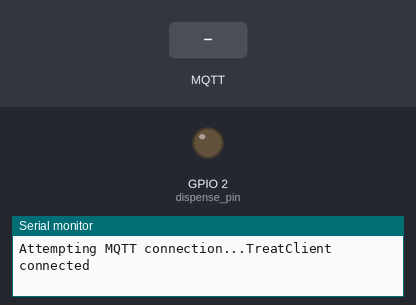
Recording of a sketch running on a simulated ESP8266 (NodeMCU). Shown: output pins drawn as LEDs (lit = HIGH), the last lines printed to the serial monitor. The test bench sets the inputs (shaded band). WiFi joins after 1.5 s; servers stay silent unless stated; no MQTT or app messages arrive unless stated.

Above: at 2.7 s.
2.8 s: MQTT message "d" arrives on the first subscribed topic
At 3.2 s:
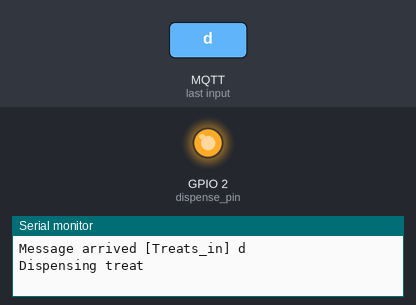
Timing chart, 0 to 5.8 s (numbered marks = the images above; inputs shaded):
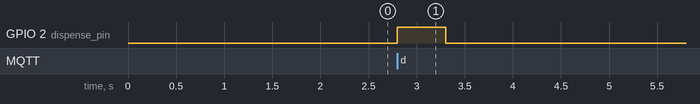

The sketch:

ESP-01s_Sketch.ino
```cpp
#include <ESP8266WiFi.h>
#include <DNSServer.h>
#include <ESP8266WebServer.h>
#include <WiFiManager.h>
#include <PubSubClient.h>

const char* mqtt_server = "xxx.xxx.xxx.xxx";

WiFiClient espClient;
PubSubClient client(espClient);
long lastMsg = 0;
char msg[50];
int value = 0;

const char* outTopic = "Treats_out";

// Read these messages and respond by dispensing a treat.
const char* inTopic = "Treats_in";

int dispense_pin = 2;

void setup_wifi() {
  WiFiManager wifiManager;
  // WiFi.disconnect();
  wifiManager.autoConnect("TreatMachineAP");
}

void callback(char* topic, byte* payload, unsigned int length) {
  Serial.print("Message arrived [");
  Serial.print(topic);
  Serial.print("] ");
  for (int i = 0; i < length; i++) {
    Serial.print((char)payload[i]);
  }
  Serial.println();

  if ((char)payload[0]=='d'){
    Serial.println("Dispensing treat");
    digitalWrite(dispense_pin,1);
    delay(500);
    digitalWrite(dispense_pin,0);
  }
  else {
    Serial.printf("Message: '%s'",payload[0]);
  }
}

void reconnect() {
  // Loop until we're reconnected
  while (!client.connected()) {
    Serial.print("Attempting MQTT connection...");
    // Attempt to connect
    if (client.connect("TreatClient")) {
      Serial.println("TreatClient connected");
      // Once connected, publish an announcement...
      client.publish(outTopic, "Treat Dispenser Ready.");
      // ... and resubscribe
      client.subscribe(inTopic);
    } else {
      Serial.print("failed, rc=");
      Serial.print(client.state());
      Serial.println(" try again in 5 seconds");
      // Wait 5 seconds before retrying
      delay(5000);
    }
  }
}


void setup() {
  //EEPROM.begin(512);              // Begin eeprom to store on/off state
  pinMode(dispense_pin, OUTPUT);     // Initialize the relay pin as an output
  digitalWrite(dispense_pin,0);

  Serial.begin(115200);
  setup_wifi();                   // Connect to wifi
  client.setServer(mqtt_server, 1883);
  client.setCallback(callback);
}

void loop() {

  if (!client.connected()) {
    reconnect();
  }
  client.loop();

}
```

Measured:
- after the input at 2.8 s, GPIO 2 (dispense_pin): LOW → HIGH at once, → LOW 0.50 s later
